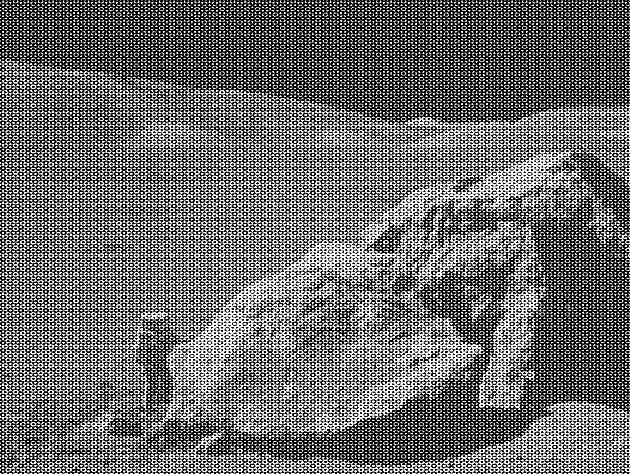
#> input picture moonlanding.png, 630 x 474 px
$ jupyter execute --allow-errors 09ex_Algorithms.ipynb
#> lines starting #> are read from the running program, lines starting #| are printed output that depends on the picture
1\. **Maximum wind speed prediction at the Sprogø station**

The exercise goal is to predict the maximum wind speed occurring every 50 years even if no measure exists for such a period. The available data are only measured over 21 years at the Sprogø meteorological station located in Denmark.

The annual maxima are supposed to fit a normal probability density function. However such function is not going to be estimated because it gives a probability from a wind speed maxima. Finding the maximum wind speed occurring every 50 years requires the opposite approach, the result needs to be found from a defined probability. That is the quantile function role and the exercise goal will be to find it. In the current model, it is supposed that the maximum wind speed occurring every 50 years is defined as the upper 2% quantile.

By definition, the quantile function is the inverse of the cumulative distribution function. The latter describes the probability distribution of an annual maxima. In the exercise, the cumulative probability $p_i$ for a given year i is defined as $p_i = i/(N+1)$ with $N = 21$, the number of measured years. Thus it will be possible to calculate the cumulative probability of every measured wind speed maxima. From those experimental points, the scipy.interpolate module will be very useful for fitting the quantile function. Finally the 50 years maxima is going to be evaluated from the cumulative probability of the 2% quantile.

Practically, load the dataset:

```python
import numpy as np
max_speeds = np.load('max-speeds.npy')
years_nb = max_speeds.shape[0]
```

Compute then the cumulative probability $p_i$ (`cprob`) and sort the maximum speeds from the data. Use then the  UnivariateSpline from scipy.interpolate to define a quantile function and thus estimate the probabilities.

In the current model, the maximum wind speed occurring every 50 years is defined as the upper 2% quantile. As a result, the cumulative probability value will be:

```python
fifty_prob = 1. - 0.02
```

So the storm wind speed occurring every 50 years can be guessed as:

``` python
fifty_wind = quantile_func(fifty_prob)
```

[cell 1]
import numpy as np
import pandas as pd
import scipy.interpolate as si
import matplotlib.pyplot as plt

#> (the rest of this cell did not finish here and is left out)

2\. **Curve fitting of temperature in Alaska**

The temperature extremes in Alaska for each month, starting in January, are given by (in degrees Celcius):

max:  17,  19,  21,  28,  33,  38, 37,  37,  31,  23,  19,  18

min: -62, -59, -56, -46, -32, -18, -9, -13, -25, -46, -52, -58

* Plot these temperature extremes.
* Define a function that can describe min and max temperatures.
* Fit this function to the data with scipy.optimize.curve_fit().
* Plot the result. Is the fit reasonable? If not, why?
* Is the time offset for min and max temperatures the same within the fit accuracy?

[cell 2]
import scipy as sc

max = [17,  19,  21,  28,  33,  38, 37,  37,  31,  23,  19,  18]
min = [-62, -59, -56, -46, -32, -18, -9, -13, -25, -46, -52, -58]
months = ['Jan', 'Feb', 'Mar', 'Apr', 'May', 'Jun', 'Jul', 'Aug', 'Sep', 'Oct', 'Nov', 'Dec']
x = np.arange(12)

def fun(x, mu, sigma, off, amp):
    return sc.stats.norm.pdf(x, loc = mu, scale = sigma)* amp + off

par, cov = sc.optimize.curve_fit(fun, x, max)
par2, cov2 = sc.optimize.curve_fit(fun, x, min, p0 = [6, 3, -62, 50])

print(f'Time offset for maxima fit: {par[0]:.2f} +- {np.sqrt(cov[0, 0]):.2f}')
print(f'Time offset for minima fit: {par2[0]:.2f} +- {np.sqrt(cov2[0, 0]):.2f}')

[cell 3]
#PLOTTING

fig, ax = plt.subplots(1, 2, figsize = (12, 4))
ax[0].scatter(x, max, zorder = 3, color ='xkcd:ultramarine blue', label = 'Exp values')
ax[1].scatter(x, min, zorder = 3, color ='xkcd:ultramarine blue', label = 'Exp values')
ax[0].set_xticks(np.arange(12))
ax[0].set_xticklabels(months)
ax[1].set_xticks(np.arange(12))
ax[1].set_xticklabels(months)
ax[0].grid()
ax[1].grid()
ax[0].set_title('Maximum Temperatures')
ax[1].set_title('Minimum Temperatures')


xx = np.linspace(0, 11, 1000)
ax[0].plot(xx, fun(xx, *par), color = 'xkcd:twilight blue', label = 'Gaussian fit')
ax[1].plot(xx, fun(xx, *par2), color = 'xkcd:twilight blue', label = 'Gaussian fit')
ax[0].legend(loc = 'best')
ax[1].legend(loc = 'best')
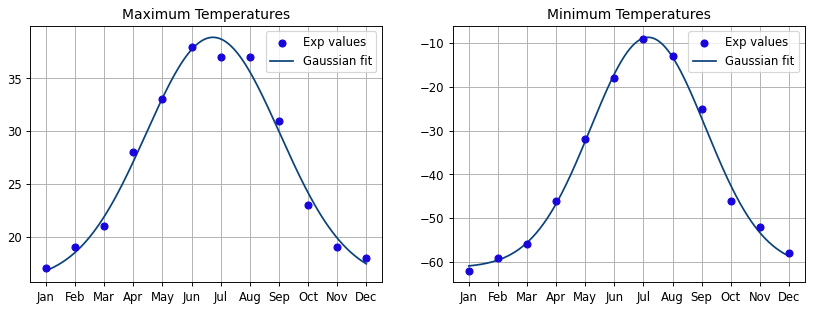
#> figure drawn by matplotlib, 2 panels; panel 1: curve peaks at x = 5.74, y = 38.87; panel 2: curve peaks at x = 6.17, y = -8.67

3\. **2D minimization of a six-hump camelback function**

$$
f(x,y) = \left(4-2.1x^2+\frac{x^4}{3} \right) x^2 +xy + (4y^2 -4)y^2
$$

has multiple global and local minima. Find the global minima of this function.

Hints:

* Variables can be restricted to $-2 < x < 2$ and $-1 < y < 1$.
* Use numpy.meshgrid() and pylab.imshow() to find visually the regions.
* Use scipy.optimize.minimize(), optionally trying out several of its methods.

How many global minima are there, and what is the function value at those points? What happens for an initial guess of $(x, y) = (0, 0)$ ?

[cell 4]
import matplotlib as mpl

def f(x, y):
    return (4 - 2.1 * x**2 + x**4 / 3) * x**2 + x*y + (4*y**2 - 4) * y**2

x, y = np.meshgrid(np.linspace(-2, 2, 1000), np.linspace(-1, 1, 1000))

Z = f(x, y)

fig, ax = plt.subplots(figsize =(12, 4))
im = ax.imshow(Z, origin = 'lower', extent = [-2, 2, -1, 1])
fig.colorbar(im, shrink = 1)

start = [np.random.uniform(-2, 2), np.random.uniform(-1, 1)]
zero = [0, 0]

ax.scatter(start[0], start[1], color = 'xkcd:red', marker = 'x', label = 'Starting point')


methods = [
    'Nelder-Mead',  # Robust, derivative-free
    'Powell',       # Robust, derivative-free
    'CG',           # Uses numerical gradients
    'BFGS',         # Uses numerical gradients (Standard)
    'L-BFGS-B',     # Uses numerical gradients (Low memory)
    'TNC',          # Uses numerical gradients
    'SLSQP',        # Uses numerical gradients
    'COBYLA'        # Derivative-free (Constrained Optimization BY Linear Approximations)
]

cmap = mpl.colormaps['Set1']

print(enumerate(methods))
for i, method in enumerate(methods):

    sol = sc.optimize.minimize(lambda w: f(w[0], w[1]), start, method = method)
    ax.scatter(sol.x[0], sol.x[1], color = cmap(i), label = method, alpha =0.8)

ax.legend(loc = 'best')
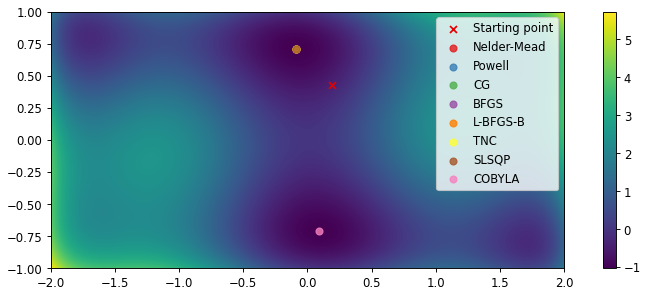
#> figure drawn by matplotlib, 2 panels

4\. **FFT of a simple dataset**

Performe a periodicity analysis on the lynxs-hares population

[cell 5]
from scipy import fftpack as ft

#> (the rest of this cell did not finish here and is left out)

[cell 6]
# PLOTTING

fig, ax = plt.subplots()

#> (the rest of this cell did not finish here and is left out)

5\. **FFT of an image**

* Examine the provided image `moonlanding.png`, which is heavily contaminated with periodic noise. In this exercise, we aim to clean up the noise using the Fast Fourier Transform.
* Load the image using pylab.imread().
* Find and use the 2-D FFT function in scipy.fftpack, and plot the spectrum (Fourier transform of) the image. Do you have any trouble visualising the spectrum? If so, why?
* The spectrum consists of high and low frequency components. The noise is contained in the high-frequency part of the spectrum, so set some of those components to zero (use array slicing).
* Apply the inverse Fourier transform to see the resulting image.

[cell 7]
img = plt.imread('moonlanding.png')
#> img is the input picture: shape (474, 630) float32; min 0, max 1, mean 0.424
plt.imshow(img, cmap = 'grey')

[cell 8]
sig = ft.fft2(img)
sig_shifted = ft.fftshift(sig)                  # SHIFTING IS FUNDAMENTAL BECAUSE IF NOT THE HIGH POWER FREQUENCIES ARE AT THE EDGE
pow = np.log(1 + np.abs(sig_shifted))
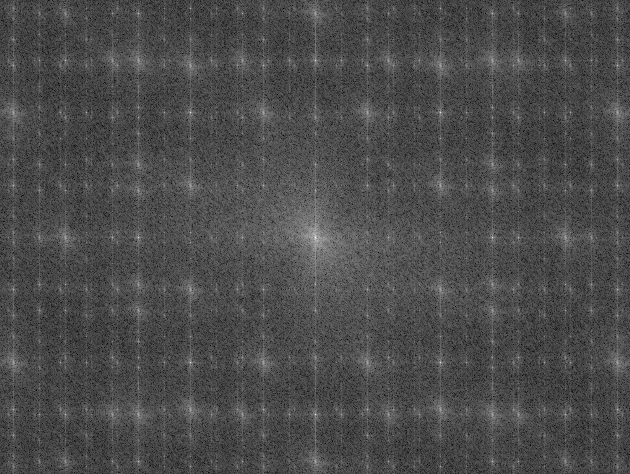
#> pow: shape (474, 630) float32; min 0.0863, max 11.75, mean 3.57; drawn with min black and max white

rows, cols = img.shape
#> rows = 474; cols = 630
x_freq = ft.fftfreq(rows)
y_freq = ft.fftfreq(cols)

my_extent = [x_freq.min(), x_freq.max(), y_freq.min(), y_freq.max()]
#> my_extent = [-0.5, 0.498, -0.5, 0.498]

fig, ax = plt.subplots(figsize = (12, 5))
data = ax.imshow(pow, extent = my_extent)
fig.colorbar(data)

# slicing

p = 0.2

crow = rows // 2
#> crow = 237
ccol = cols // 2
#> ccol = 315
krow = int(rows * p)
#> krow = 94
kcol = int(cols * p)
#> kcol = 126

good_signal_shifted = sig_shifted.copy()
good_signal_shifted[:, :] = 0
good_signal_shifted[crow - krow : crow + krow, ccol - kcol : ccol + kcol] = sig_shifted[crow - krow : crow + krow, ccol - kcol : ccol + kcol]
good_signal = ft.ifftshift(good_signal_shifted)

filtered_img = ft.ifft2(good_signal).real
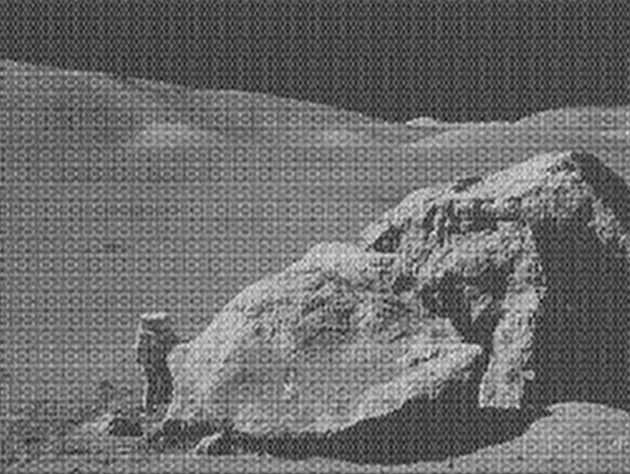
#> filtered_img: shape (474, 630) float32; min 0.0389, max 0.933, mean 0.424
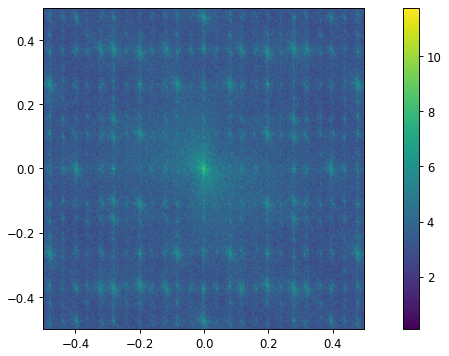
#> figure drawn by matplotlib, 2 panels

[cell 9]
fig, [ax1, ax2] = plt.subplots(1, 2, figsize = (12, 5))
ax1.imshow(img, cmap = 'grey')
ax2.imshow(filtered_img, cmap = 'grey')
